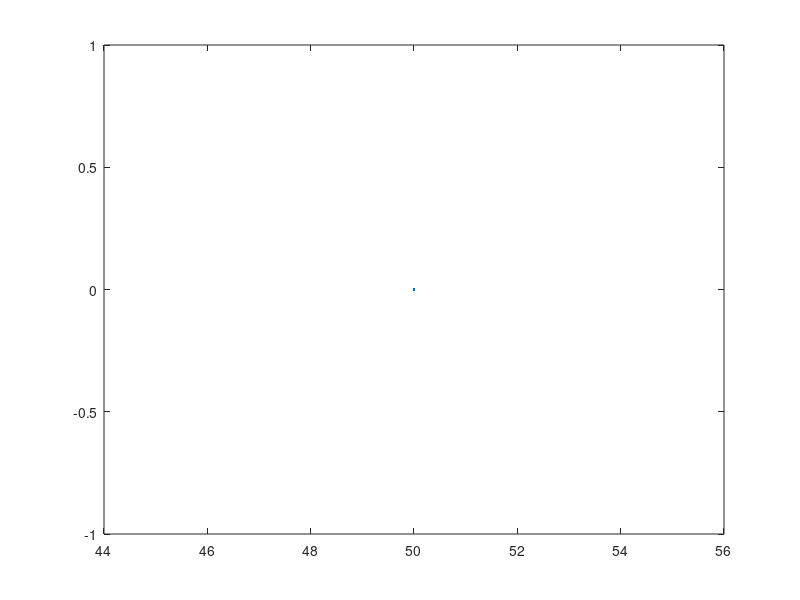

Source code (MATLAB): (Note: this script raises an error after producing the figure.)
clear all;
clc

result=[];
for A=50:250
	for w=50:250
		j=scatterplot(A,w);
		if j==1
			result=[result;[A,w]];
		end
	end
end
len=length(result)
axis([0 300 0 500])
for i=1:len
	if result(i,1)>50 && result(i,2)>50
	scatter(result(i,1),result(i,2));
	hold on;
	end
end